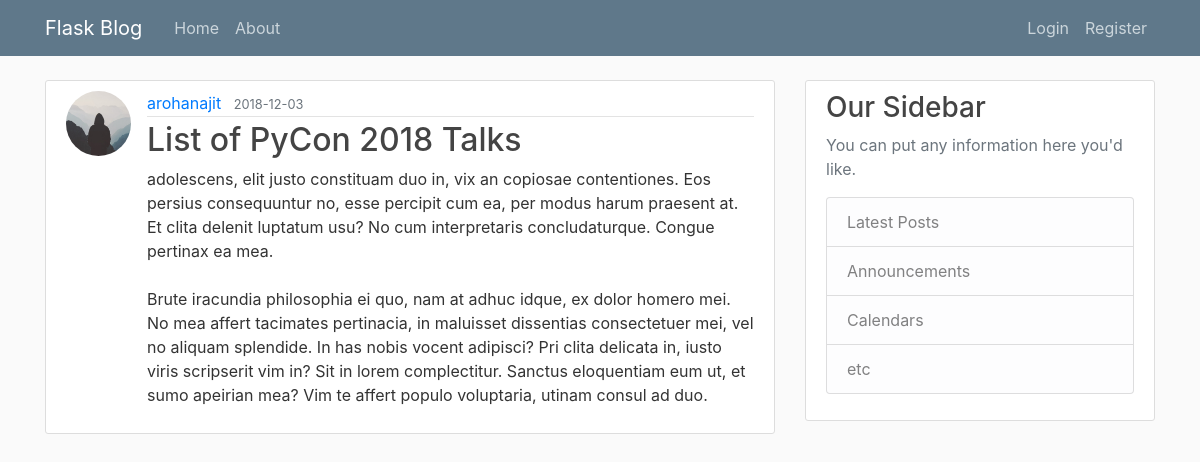
Page /post/9 on the committed database.
### flaskblog/models.py (models this page shows, shortened)
class User(db.Model, UserMixin):
    id = db.Column(db.Integer, primary_key=True)
    username = db.Column(db.String(20), unique=True, nullable=False)
    email = db.Column(db.String(120), unique=True, nullable=False)
    image = db.Column(db.String(20), nullable=False,
                           default='default.jpg')
    password = db.Column(db.String(60), nullable=False)
    posts = db.relationship('Post', backref='author', lazy=True)

class Post(db.Model):
    id = db.Column(db.Integer, primary_key=True)
    title = db.Column(db.String(100), nullable=False)
    date_posted = db.Column(db.DateTime, nullable=False,
                            default=datetime.utcnow)
    content = db.Column(db.Text, nullable=False)
    user_id = db.Column(db.Integer, db.ForeignKey('user.id'), nullable=False)

### flaskblog/posts/routes.py (the view)
@posts.route("/post/<int:post_id>")
def post(post_id):
    post = Post.query.get_or_404(post_id)
    return render_template('post.html', title=post.title, post=post)

### flaskblog/templates/post.html (shortened to what this page needs)
{% extends "layout.html" %}
{% block content %}
    <article class="media content-section">
        <img class="rounded-circle article-img" src={{ url_for('static', filename='profile_pics/'+post.author.image)}}>
        <div class="media-body">
            <div class="article-metadata">
                <a class="mr-2" href="{{ url_for('users.user_posts', username = post.author.username) }}">
                                {{ post.author.username }}</a>
                <small class="text-muted">{{ post.date_posted.strftime('%Y-%m-%d') }}</small>
            </div>
            <h2 class="article-title">{{ post.title }}</h2>
            <p class="article-content">{{ post.content }}</p>
        </div>
    </article>
{% endblock content %}

### flaskblog/static/main.css (style rules this page uses)
body { background: #fafafa; color: #333333; margin-top: 5rem; }
h1, h2, h3, h4, h5, h6 { color: #444444; }
.content-section { background: #ffffff; padding: 10px 20px; border: 1px solid #dddddd; border-radius: 3px; margin-bottom: 20px; }
.article-title { color: #444444; }
.article-content { white-space: pre-line; }
.article-img { height: 65px; width: 65px; margin-right: 16px; }
.article-metadata { padding-bottom: 1px; margin-bottom: 4px; border-bottom: 1px solid #e3e3e3 }

### rows in the picture
User: image (placeholder picture), author.username "arohanajit"
Post: date_posted "2018-12-03", title "List of PyCon 2018 Talks", content "adolescens, elit justo constituam duo in, vix an copiosae contentiones. Eos persius consequuntur no, esse percipit cum ea, per modus harum praesent at. Et clita delenit luptatum usu? No cum interpretaris concludaturque. Congue pertinax ea mea. Brute iracundia philosophia ei quo, nam at adhuc idque, ex dolor homero mei. No mea affert tacimates pertinacia, in maluisset dissentias consectetuer mei, vel no aliquam splendide. In has nobis vocent adipisci? Pri clita delicata in, iusto viris scripserit vim in? Sit in lorem complectitur. Sanctus eloquentiam eum ut, et sumo apeirian mea? Vim te affert populo voluptaria, utinam consul ad duo."
